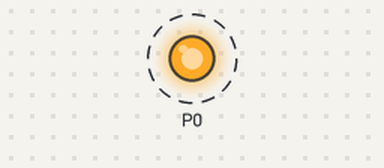
Bench run of a program on a simulated BBC micro:bit running MicroPython. On the bench: output pins drawn as LEDs (lit = HIGH). Dashed ring = blinking.

Above: at 0.2 s.
Timing chart, 0 to 3.0 s (numbered marks = the images above):
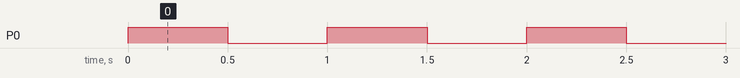

The program:

prog01.py
```python
from microbit import *
try:
    while True:
        pin0.write_digital(1)
        sleep(500)
        pin0.write_digital(0)
        sleep(500)
except KeyboardInterrupt as e:
    print("Interrupted by the user...")
```

Measured:
- by itself, P0: alternates HIGH for 0.50 s and LOW for 0.50 s
